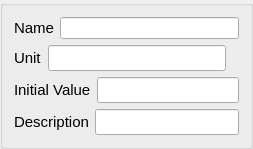
        <widget class="QGroupBox" name="grbxDetails">
         <property name="title">
          <string/>
         </property>
         <property name="flat">
          <bool>true</bool>
         </property>
         <layout class="QVBoxLayout" name="verticalLayout_2">
          <item>
           <layout class="QHBoxLayout" name="horizontalLayoutName">
            <item>
             <widget class="QLabel" name="lblName">
              <property name="sizePolicy">
               <sizepolicy hsizetype="Fixed" vsizetype="Preferred">
                <horstretch>0</horstretch>
                <verstretch>0</verstretch>
               </sizepolicy>
              </property>
              <property name="font">
               <font>
                <pointsize>11</pointsize>
               </font>
              </property>
              <property name="text">
               <string>Name</string>
              </property>
              <property name="buddy">
               <cstring>ledName</cstring>
              </property>
             </widget>
            </item>
            <item>
             <widget class="QLineEdit" name="ledName">
              <property name="sizePolicy">
               <sizepolicy hsizetype="Expanding" vsizetype="Fixed">
                <horstretch>4</horstretch>
                <verstretch>0</verstretch>
               </sizepolicy>
              </property>
             </widget>
            </item>
           </layout>
          </item>
          <item>
           <layout class="QHBoxLayout" name="horizontalLayoutUnit">
            <item>
             <widget class="QLabel" name="lblUnit">
              <property name="font">
               <font>
                <pointsize>11</pointsize>
               </font>
              </property>
              <property name="text">
               <string>Unit</string>
              </property>
              <property name="buddy">
               <cstring>ledUnit</cstring>
              </property>
             </widget>
            </item>
            <item>
             <widget class="QLineEdit" name="ledUnit">
              <property name="font">
               <font>
                <pointsize>11</pointsize>
               </font>
              </property>
             </widget>
            </item>
            <item>
             <widget class="QLabel" name="lblStatusIcon">
              <property name="maximumSize">
               <size>
                <width>20</width>
                <height>20</height>
               </size>
              </property>
              <property name="text">
               <string/>
              </property>
              <property name="pixmap">
               <pixmap resource="../resources/resources.qrc">:/status_ok.png</pixmap>
              </property>
              <property name="scaledContents">
               <bool>true</bool>
              </property>
             </widget>
            </item>
           </layout>
          </item>
          <item>
           <layout class="QHBoxLayout" name="horizontalLayout_3">
            <item>
             <widget class="QLabel" name="lblInitialValue">
              <property name="font">
               <font>
                <pointsize>11</pointsize>
               </font>
              </property>
              <property name="text">
               <string>Initial Value</string>
              </property>
              <property name="buddy">
               <cstring>ledInitialValue</cstring>
              </property>
             </widget>
            </item>
            <item>
             <widget class="QLineEdit" name="ledInitialValue">
              <property name="font">
               <font>
                <pointsize>11</pointsize>
               </font>
              </property>
             </widget>
            </item>
           </layout>
          </item>
          <item>
           <layout class="QHBoxLayout" name="horizontalLayoutDescription">
            <item>
             <widget class="QLabel" name="lblDescription">
              <property name="font">
               <font>
                <pointsize>11</pointsize>
               </font>
              </property>
              <property name="text">
               <string>Description</string>
              </property>
              <property name="buddy">
               <cstring>ledDescription</cstring>
              </property>
             </widget>
            </item>
            <item>
             <widget class="QLineEdit" name="ledDescription">
              <property name="font">
               <font>
                <pointsize>11</pointsize>
               </font>
              </property>
             </widget>
            </item>
           </layout>
          </item>
         </layout>
        </widget>
